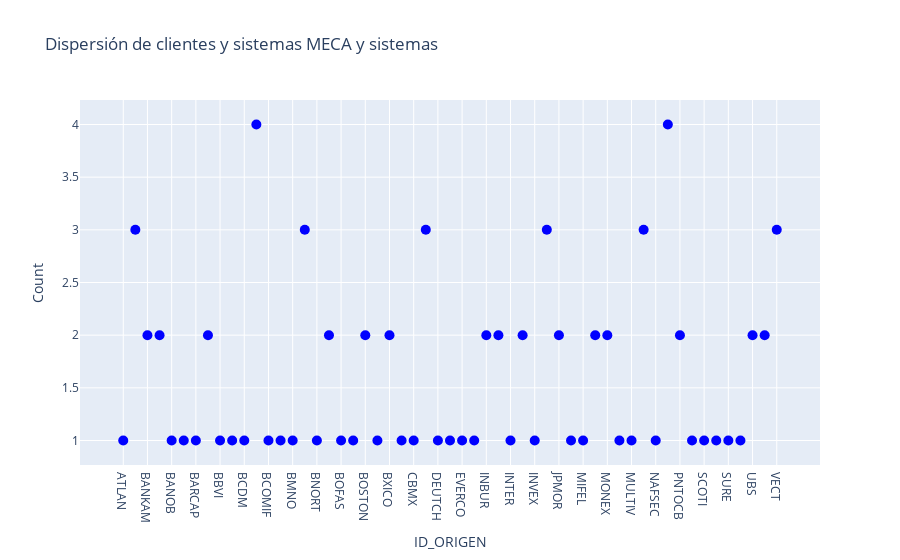

The cell this chart's notebook holds for it:
### Markdown cell above
# MECA VS LOS SISTEMAS TRANSACCIONALES

### Code cell
dfs_comp = [df_soi ,df_sims , df_sirac , df_sipe ,df_tas]
grouped_df_meca, comparacion_meca = clts_repetidos( df_meca, dfs_comp, "NOMBRE_O_RAZON_SOCIAL", 93, "MECA y sistemas")

### Figure 1 — Plotly figure (JSON) as saved in the notebook; plotly's stock layout.template omitted (floating-point values rounded to 4 significant figures)
{"data": [{"hovertemplate": "%{text}", "marker": {"color": "blue", "size": 10}, "mode": "markers", "text": ["BANCO DEL ATLANTICO, S.A. <br>SISTEMAS PRESENTES: SIPE,MECA<br>NUMERO DE CLIENTES: [20, 'ATLAN']  <br>DIRECCIONES: [nan, 'NO SE TIENE REGISTRADA LA INFORMACION']  <br> RFCS: ['XXXXXXXXXXXXX', 'XXXXXXXXXXXX'] ", "BANCO DEL BAJIO <br>SISTEMAS PRESENTES: SIPE,TAS,TAS,MECA<br>NUMERO DE CLIENTES: [209, 1060022, 999899, 'BANJIO']  <br>DIRECCIONES: [nan, nan, nan, 'NO SE TIENE REGISTRADA LA INFORMACION']  <br> RFCS: ['XXXXXXXXXXXXX', 'XXXXXXXXXXXXX', 'BBA940707IE1', 'XXXXXXXXXXXX'] ", "BANK OF AMERICA MEXICO <br>SISTEMAS PRESENTES: SIPE,TAS,MECA<br>NUMERO DE CLIENTES: [339, 1060026, 'BANKAM']  <br>DIRECCIONES: ['PEDREGAL #24, PISO 22, MOLINO DEL REY, MIGUEL HIDALGO, 11040', nan, 'PASEO DE LA REFORMA 116']  <br> RFCS: ['XXXXXXXXXXXXX', 'XXXXXXXXXXXXX', 'XXXXXXXXXXXX'] ", "BANK OF NEW YORK <br>SISTEMAS PRESENTES: SIMS,SIPE,MECA<br>NUMERO DE CLIENTES: ['BKOFNY', 287, 'BANKNY']  <br>DIRECCIONES: [nan, '32 OLD SLIP ROAD NY, NY 10179', 'NO SE TIENE REGISTRADA LA INFORMACION']  <br> RFCS: ['XXXXXXXXXXXXX', 'XXXXXXXXXXXXX', 'XXXXXXXXXXXX'] ", "BANOBRAS <br>SISTEMAS PRESENTES: SIPE,MECA<br>NUMERO DE CLIENTES: [24, 'BANOB']  <br>DIRECCIONES: ['JAVIER BARROS SIERA 515, LOMAS DE SANTA FE, MEXICO', 'NO SE TIENE REGISTRADA LA INFORMACION']  <br> RFCS: ['BNO670315CDO', 'XXXXXXXXXXXX'] ", "BANRURAL <br>SISTEMAS PRESENTES: TAS,MECA<br>NUMERO DE CLIENTES: [1060002, 'BANRU']  <br>DIRECCIONES: [nan, 'NO SE TIENE REGISTRADA LA INFORMACION']  <br> RFCS: ['XXXXXXXXXXXXX', 'XXXXXXXXXXXX'] ", "BARCLAYS CAPITAL CASA DE BOLSA, S.A. DE C.V. <br>SISTEMAS PRESENTES: TAS,MECA<br>NUMERO DE CLIENTES: [1057503, 'BARCAP']  <br>DIRECCIONES: [nan, 'AV. PASEO DE LA REFORMA N° 505, PISO 41, COL. CUAUHTÉMOC, C.P. 06500 MÉXICO, D.F.']  <br> RFCS: ['BCC06031613A', 'BCC6031613A'] ", "CASA DE BOLSA BBVA BANCOMER, S.A. DE C.V. <br>SISTEMAS PRESENTES: TAS,TAS,MECA<br>NUMERO DE CLIENTES: [1057498, 1057505, 'BBVA']  <br>DIRECCIONES: [nan, nan, 'MONTES URALES #424 PISO 3, COLONIA LOMAS DE CHAPULTEPEC C.P. 11000']  <br> RFCS: ['CBB960628D41', 'CBB960628D41', 'CBB960628JY9'] ", "BANCO BILBAO VIZCAYA MEXICO,S.A. <br>SISTEMAS PRESENTES: SIPE,MECA<br>NUMERO DE CLIENTES: [247, 'BBVI']  <br>DIRECCIONES: [nan, 'NO SE TIENE REGISTRADA LA INFORMACION']  <br> RFCS: ['XXXXXXXXXXXXX', 'XXXXXXXXXXXX'] ", "BANCA CREMI,S.A. <br>SISTEMAS PRESENTES: SIPE,MECA<br>NUMERO DE CLIENTES: [77, 'BCDI']  <br>DIRECCIONES: [nan, 'NO SE TIENE REGISTRADA LA INFORMACION']  <br> RFCS: ['XXXXXXXXXXXXX', 'XXXXXXXXXXXX'] ", "BANCO DEL CENTRO,S.A. <br>SISTEMAS PRESENTES: SIPE,MECA<br>NUMERO DE CLIENTES: [21, 'BCDM']  <br>DIRECCIONES: [nan, 'NO SE TIENE REGISTRADA LA INFORMACION']  <br> RFCS: ['XXXXXXXXXXXXX', 'XXXXXXXXXXXX'] ", "BANCO NACIONAL DE COMERCIO EXTERIOR <br>SISTEMAS PRESENTES: SIMS,SIRAC,TAS,TAS,MECA<br>NUMERO DE CLIENTES: ['BCOMXT', 5970070, 1060008, 997861, 'BCOMEX']  <br>DIRECCIONES: [nan, nan, nan, nan, 'NO SE TIENE REGISTRADA LA INFORMACION']  <br> RFCS: ['XXXXXXXXXXXXX', 'BNC8507311M4', 'XXXXXXXXXXXXX', 'BNC8507311M4', 'XXXXXXXXXXXX'] ", "BANCO MIFEL,S.A. <br>SISTEMAS PRESENTES: TAS,MECA<br>NUMERO DE CLIENTES: [1060020, 'BCOMIF']  <br>DIRECCIONES: [nan, 'NO SE TIENE REGISTRADA LA INFORMACION']  <br> RFCS: ['XXXXXXXXXXXXX', 'XXXXXXXXXXXX'] ", "BANK OF MONTREAL CHICAGO <br>SISTEMAS PRESENTES: SIPE,MECA<br>NUMERO DE CLIENTES: [257, 'BKMONT']  <br>DIRECCIONES: [nan, '115 SOUTH LA SALLE STREET 19TH FLOOR W.']  <br> RFCS: ['XXXXXXXXXXXXX', 'XXXXXXXXXXXX'] ", "BANCO MERCANTIL DEL NORTE,SA <br>SISTEMAS PRESENTES: SIPE,MECA<br>NUMERO DE CLIENTES: [22, 'BMNO']  <br>DIRECCIONES: ['ZARAGOZA 920 SUR MONTERREY NUEVO LEON', 'NO SE TIENE REGISTRADA LA INFORMACION']  <br> RFCS: ['XXXXXXXXXXXXX', 'XXX123456XXX'] ", "BANCO NACIONAL DE MEXICO,S.A. <br>SISTEMAS PRESENTES: SIMS,SIMS,TAS,MECA<br>NUMERO DE CLIENTES: ['BANMEX', 'BANAME', 1060005, 'BNMX']  <br>DIRECCIONES: ['INSURGENTES SUR', nan, nan, 'NO SE TIENE REGISTRADA LA INFORMACION']  <br> RFCS: ['XXXXXXXXXXXXX', 'XXXXXXXXXXXXX', 'XXXXXXXXXXXXX', 'XXXXXXXXXXXX'] ", "CASA DE BOLSA BANORTE, S.A. DE C.V <br>SISTEMAS PRESENTES: TAS,MECA<br>NUMERO DE CLIENTES: [1057507, 'BNORT']  <br>DIRECCIONES: [nan, 'P']  <br> RFCS: ['ICB950503QH4', 'XXX123456XXX'] ", "BANK OF AMERICA MEXICO, S.A. <br>SISTEMAS PRESENTES: SIPE,TAS,MECA<br>NUMERO DE CLIENTES: [339, 1060026, 'BOFA']  <br>DIRECCIONES: ['PEDREGAL #24, PISO 22, MOLINO DEL REY, MIGUEL HIDALGO, 11040', nan, 'NO SE TIENE REGISTRADA LA INFORMACION']  <br> RFCS: ['XXXXXXXXXXXXX', 'XXXXXXXXXXXXX', 'XXXXXXXXXXXX'] ", "BANK OF AMERICA SAN FRANCISCO <br>SISTEMAS PRESENTES: SIPE,MECA<br>NUMERO DE CLIENTES: [40, 'BOFAS']  <br>DIRECCIONES: ['GATEWAY 1850 BLVD. CONCORD CALIFORNIA', 'NO SE TIENE REGISTRADA LA INFORMACION']  <br> RFCS: ['XXXXXXXXXXXXX', 'XXXXXXXXXXXX'] ", "BANCO DE ORIENTE <br>SISTEMAS PRESENTES: SIPE,MECA<br>NUMERO DE CLIENTES: [78, 'BORI']  <br>DIRECCIONES: [nan, 'NO SE TIENE REGISTRADA LA INFORMACION']  <br> RFCS: ['XXXXXXXXXXXXX', 'XXXXXXXXXXXX'] ", "BANK OF BOSTON MEXICO <br>SISTEMAS PRESENTES: SIPE,TAS,MECA<br>NUMERO DE CLIENTES: [246, 1060000, 'BOSTON']  <br>DIRECCIONES: [nan, nan, 'NO SE TIENE REGISTRADA LA INFORMACION']  <br> RFCS: ['XXXXXXXXXXXXX', 'XXXXXXXXXXXXX', 'XXXXXXXXXXXX'] ", "BEAR STEARNS CO. INC. <br>SISTEMAS PRESENTES: SIPE,MECA<br>NUMERO DE CLIENTES: [288, 'BSTEAR']  <br>DIRECCIONES: ['383 MADISON AVENUE NY, NY 10179', 'P']  <br> RFCS: ['XXXXXXXXXXXXX', 'XXX123456XXX'] ", "BANCO DE MEXICO <br>SISTEMAS PRESENTES: SIPE,TAS,MECA<br>NUMERO DE CLIENTES: [220, 1040153, 'BXICO']  <br>DIRECCIONES: ['AV. 5 DE MAYO 2 COLONIA CENTRO DELEGACION CUAUHTEMOC.CP06000', nan, 'NO SE TIENE REGISTRADA LA INFORMACION']  <br> RFCS: ['XXXXXXXXXXXXX', 'BNM840515VB2', 'XXXXXXXXXXXX'] ", "CASA DE BOLSA VE POR MAS, S.A. DE C. V. <br>SISTEMAS PRESENTES: TAS,MECA<br>NUMERO DE CLIENTES: [1057504, 'BXMAS']  <br>DIRECCIONES: [nan, 'EMILIO CASTELAR # 75 COL. CHAPULTEPEC CP 11560']  <br> RFCS: ['CBA8701315HB', 'CBA8701315H8'] ", "CITIBANK MEXICO <br>SISTEMAS PRESENTES: SIPE,MECA<br>NUMERO DE CLIENTES: [221, 'CBMX']  <br>DIRECCIONES: ['REFORMA 390 COL. JUAREZ CP 06695 MEXICO, DF', 'NO SE TIENE REGISTRADA LA INFORMACION']  <br> RFCS: ['XXXXXXXXXXXXX', 'XXXXXXXXXXXX'] ", "CITIBANK NEW YORK <br>SISTEMAS PRESENTES: SIMS,SIPE,SIPE,MECA<br>NUMERO DE CLIENTES: ['CITI', 250, 315, 'CITINY']  <br>DIRECCIONES: [nan, nan, nan, 'NO SE TIENE REGISTRADA LA INFORMACION']  <br> RFCS: ['XXXXXXXXXXXXX', 'XXXXXXXXXXXXX', 'XXXXXXXXXXXXX', 'XXXXXXXXXXXX'] ", "DEUTSCHE BANK AG FRANKFURT <br>SISTEMAS PRESENTES: SIPE,MECA<br>NUMERO DE CLIENTES: [312, 'DEUTCH']  <br>DIRECCIONES: [nan, 'FRANKFURT ALEMANIA']  <br> RFCS: ['XXXXXXXXXXXXX', 'XXXXXXXXXXXX'] ", "DRESDNER BANK MEXICO <br>SISTEMAS PRESENTES: SIPE,MECA<br>NUMERO DE CLIENTES: [248, 'DRESBK']  <br>DIRECCIONES: [nan, 'BOSQUE DE ALISOS 47B - PISO 4']  <br> RFCS: ['XXXXXXXXXXXXX', 'XXXXXXXXXXXX'] ", "EVERCORE CASA DE BOLSA, S.A. DE C.V. <br>SISTEMAS PRESENTES: TAS,MECA<br>NUMERO DE CLIENTES: [1057537, 'EVERCO']  <br>DIRECCIONES: [nan, 'MANUEL AVILA CAMACHO 36 - PISO 22, COL. LOMAS DE CHAPULTEPEC, CP 11000, DEL. MIGUEL HIDALGO']  <br> RFCS: ['PCB050107CP2', 'PCB50107CP2'] ", "HSBC CASA DE BOLSA, S.A. DE .C.V. GRUPO FINANCIERO HSBC <br>SISTEMAS PRESENTES: TAS,MECA<br>NUMERO DE CLIENTES: [1057496, 'HSBC']  <br>DIRECCIONES: [nan, 'AV. PASEO DE LA REFORMA N.243 PISO 10 TORRE A COL CUAUHTEMOC DEL CUAUHTEMOC 06500 MEX D.F.']  <br> RFCS: ['HCB950125897', 'HCB950125897'] ", "BANCO INBURSA <br>SISTEMAS PRESENTES: SIMS,TAS,MECA<br>NUMERO DE CLIENTES: ['36957', 969647, 'INBUR']  <br>DIRECCIONES: [nan, nan, 'NO SE TIENE REGISTRADA LA INFORMACION']  <br> RFCS: ['XXXXXXXXXXXXX', 'BII931004P61', 'XXXXXXXXXXXX'] ", "BANCO INDUSTRIAL,S.A. <br>SISTEMAS PRESENTES: SIPE,TAS,MECA<br>NUMERO DE CLIENTES: [104, 1060031, 'INDUS']  <br>DIRECCIONES: [nan, nan, 'NO SE TIENE REGISTRADA LA INFORMACION']  <br> RFCS: ['XXXXXXXXXXXXX', 'XXXXXXXXXXXXX', 'XXXXXXXXXXXX'] ", "INTERACCIONES, CASA DE BOLSA, SA <br>SISTEMAS PRESENTES: TAS,MECA<br>NUMERO DE CLIENTES: [1057512, 'INTER']  <br>DIRECCIONES: [nan, 'PASEO DE LA REFORMA #383 PISO 14 COL. CUAUHTEMOC CP 06500']  <br> RFCS: ['ICB870422BS8', 'ICB8704225X7'] ", "BANCO INTERACCIONES,S.A. <br>SISTEMAS PRESENTES: SIPE,TAS,MECA<br>NUMERO DE CLIENTES: [13, 1060001, 'INTERA']  <br>DIRECCIONES: ['PASEO DE LA REFORMA 383 PISO 14 COL CUAHTEMOC CP 06500', nan, 'NO SE TIENE REGISTRADA LA INFORMACION']  <br> RFCS: ['BIN931011519', 'XXXXXXXXXXXXX', 'XXXXXXXXXXXX'] ", "INVEX, CASA DE BOLSA, S.A. DE C.V <br>SISTEMAS PRESENTES: TAS,MECA<br>NUMERO DE CLIENTES: [929440, 'INVEX']  <br>DIRECCIONES: [nan, 'PENDIENTE']  <br> RFCS: ['ICB911029V38', 'XXX123456XXX'] ", "IXE BANCO, S.A. <br>SISTEMAS PRESENTES: SIPE,TAS,TAS,MECA<br>NUMERO DE CLIENTES: [304, 1060028, 1037284, 'IXE']  <br>DIRECCIONES: ['AV. PAE DE LA REFORMA 505 PISO 47, COLONIA CUAUHTEMOC CP 065', nan, nan, 'JOSE LUIS LAGRANGE 103']  <br> RFCS: ['XXXXXXXXXXXXX', 'XXXXXXXXXXXXX', 'IBA950503GTA', 'XXXXXXXXXXXX'] ", "BANCO JP MORGAN,S.A.(MEXICO) <br>SISTEMAS PRESENTES: SIPE,TAS,MECA<br>NUMERO DE CLIENTES: [327, 987671, 'JPMOR']  <br>DIRECCIONES: ['PASEO DE LAS PALMAS NUM 405 PISO 16 LOMAS DE CHAPULTEPEC', nan, 'NO SE TIENE REGISTRADA LA INFORMACION']  <br> RFCS: ['TME840315KT6', 'BJP950104LJ5', 'XXXXXXXXXXXX'] ", "J.P. MORGAN, CASA DE BOLSA, S.A. DE C.V. <br>SISTEMAS PRESENTES: TAS,MECA<br>NUMERO DE CLIENTES: [1057514, 'JPMORG']  <br>DIRECCIONES: [nan, 'PASEO DE LAS PALMAS 405 PISO 16, LOMAS DE CHAPULTEPEC, CP 11000 DF']  <br> RFCS: ['JPM960506G57', 'JPM960506G57'] ", "BANCO MIFEL, S.A. <br>SISTEMAS PRESENTES: TAS,MECA<br>NUMERO DE CLIENTES: [1060020, 'MIFEL']  <br>DIRECCIONES: [nan, 'ALJANDRO FINKLER']  <br> RFCS: ['XXXXXXXXXXXXX', 'XXXXXXXXXXXX'] ", "MERRILL LYNCH MEXICO, S.A. DE C.V. CASA DE BOLSA <br>SISTEMAS PRESENTES: TAS,TAS,MECA<br>NUMERO DE CLIENTES: [1057516, 1062062, 'MLYNCH']  <br>DIRECCIONES: [nan, nan, 'P']  <br> RFCS: ['MLM950112GG3', 'MLM950112GG3', 'XXX123456XXX'] ", "MONEX CASA DE BOLSA, S.A. DE C.V. <br>SISTEMAS PRESENTES: SIMS,TAS,MECA<br>NUMERO DE CLIENTES: ['MONEXM', 1057517, 'MONEX']  <br>DIRECCIONES: ['AVENIDA PASEO DE LA REFORMA 284 PISO 15', nan, 'INSURGENTES SUR 1886 COL.FLORIDA']  <br> RFCS: ['XXXXXXXXXXXXX', 'MCB860313CD6', 'XXX123456XXX'] ", "BANCO BILBAO VISCAYA S.A. <br>SISTEMAS PRESENTES: TAS,MECA<br>NUMERO DE CLIENTES: [910456, 'MPPX']  <br>DIRECCIONES: [nan, 'NO SE TIENE REGISTRADA LA INFORMACION']  <br> RFCS: ['BBA830831LJ2', 'XXXXXXXXXXXX'] ", "CASA DE BOLSA MULTIVA, S.A. DE C.V. GRUPO FINANCIERO MULTIVA <br>SISTEMAS PRESENTES: TAS,MECA<br>NUMERO DE CLIENTES: [102, 'MULTIV']  <br>DIRECCIONES: [nan, 'NO SE TIENE REGISTRADA LA INFORMACION']  <br> RFCS: ['MCB9809105S1', 'XXX123456XXX'] ", "NACIONAL FINANCIERA, S.N.C. <br>SISTEMAS PRESENTES: SOI,SIMS,TAS,MECA<br>NUMERO DE CLIENTES: [12066, 'NAFIN', 100177, 'NAFIN']  <br>DIRECCIONES: ['INSURGENTES SUR', 'INSURGENTES SUR 1971, GUADALUPE INN', nan, 'INSURGENTES SUR 1971']  <br> RFCS: ['NFI3406305T0', 'XXXXXXXXXXXXX', 'NFI3406305T0', 'NFI3406305TO'] ", "NAFINSA SECURITIES <br>SISTEMAS PRESENTES: SIPE,MECA<br>NUMERO DE CLIENTES: [28, 'NAFSEC']  <br>DIRECCIONES: [nan, 'NO SE TIENE REGISTRADA LA INFORMACION']  <br> RFCS: ['XXXXXXXXXXXXX', 'XXXXXXXXXXXX'] ", "PETROLEOS MEXICANOS <br>SISTEMAS PRESENTES: SIMS,SIRAC,TAS,TAS,MECA<br>NUMERO DE CLIENTES: ['PEMEX', 4092904, 1065306, 1048332, 'PEMEX']  <br>DIRECCIONES: ['MARINA NACIONAL', nan, nan, nan, 'MARINA NACIONAL']  <br> RFCS: ['XXXXXXXXXXXXX', 'PME380607P35', 'PME380607P35', 'PME380607P35', 'XXXXXXXXXXXX'] ", "PUNTO CASA DE BOLSA, S.A. DE C.V <br>SISTEMAS PRESENTES: TAS,TAS,MECA<br>NUMERO DE CLIENTES: [1057500, 1057522, 'PNTOCB']  <br>DIRECCIONES: [nan, nan, 'FERROCARRIL DE RIO FRIO NO. 419 B 16, COLONIA CUCHILLA DE MORAL, MEXICO, D.F., DELEGACION IZTAPALAPA']  <br> RFCS: ['PCB111011816', 'PCB111011816', 'PCB111011816'] ", "BANCO SANTANDER DE NEGOCIOS MEXICO S.A. <br>SISTEMAS PRESENTES: TAS,MECA<br>NUMERO DE CLIENTES: [989141, 'SANTAN']  <br>DIRECCIONES: [nan, '328 82 26']  <br> RFCS: ['BSM941122TE6', 'XXXXXXXXXXXX'] ", "SCOTIA INVERLAT CASA DE BOLSA, S.A. DE C.V. <br>SISTEMAS PRESENTES: TAS,MECA<br>NUMERO DE CLIENTES: [1057518, 'SCOTI']  <br>DIRECCIONES: [nan, 'BOSQUE DE CIRUELOS 120, BOSQUES DE LAS LOMAS C.P. 11700, MEXICO, D.F.']  <br> RFCS: ['SIN941202514', 'XXX123456XXX'] ", "NAFIN SECURITIES <br>SISTEMAS PRESENTES: SIPE,MECA<br>NUMERO DE CLIENTES: [28, 'SECURI']  <br>DIRECCIONES: [nan, 'P']  <br> RFCS: ['XXXXXXXXXXXXX', 'XXX123456XXX'] ", "BANCO DEL SURESTE,S.A. <br>SISTEMAS PRESENTES: TAS,MECA<br>NUMERO DE CLIENTES: [1060025, 'SURE']  <br>DIRECCIONES: [nan, 'NO SE TIENE REGISTRADA LA INFORMACION']  <br> RFCS: ['XXXXXXXXXXXXX', 'XXXXXXXXXXXX'] ", "SWISS BANK CORP.N.Y. <br>SISTEMAS PRESENTES: SOI,MECA<br>NUMERO DE CLIENTES: [10429, 'SWISS']  <br>DIRECCIONES: [nan, 'NO SE TIENE REGISTRADA LA INFORMACION']  <br> RFCS: ['XXXXXXXXXXXXX', 'XXXXXXXXXXXX'] ", "UNION BANK OF SWITZERLAND <br>SISTEMAS PRESENTES: SOI,SIPE,MECA<br>NUMERO DE CLIENTES: [10459, 5, 'UBS']  <br>DIRECCIONES: [nan, '299 PARK AVENUE, NEW YORK, NY 10171-0026', 'NO SE TIENE REGISTRADA LA INFORMACION']  <br> RFCS: ['XXXXXXXXXXXXX', 'XXXXXXXXXXXXX', 'XXXXXXXXXXXX'] ", "VALORES MEXICANOS CASA DE BOLSA, S.A. DE C.V. <br>SISTEMAS PRESENTES: TAS,TAS,MECA<br>NUMERO DE CLIENTES: [1057519, 315, 'VALMEX']  <br>DIRECCIONES: [nan, nan, 'MARIO']  <br> RFCS: ['VMC930101JS6', 'CBC79081421A', 'XXX123456XXX'] ", "VECTOR, CASA DE BOLSA, S.A DECV <br>SISTEMAS PRESENTES: TAS,TAS,TAS,MECA<br>NUMERO DE CLIENTES: [1057520, 1057533, 412, 'VECT']  <br>DIRECCIONES: [nan, nan, nan, 'P']  <br> RFCS: ['VCB870729PH6', 'VCB870729PH6', 'SMB740206001', 'XXX123456XXX'] "], "type": "scatter", "x": ["ATLAN", "BANJIO", "BANKAM", "BANKNY", "BANOB", "BANRU", "BARCAP", "BBVA", "BBVI", "BCDI", "BCDM", "BCOMEX", "BCOMIF", "BKMONT", "BMNO", "BNMX", "BNORT", "BOFA", "BOFAS", "BORI", "BOSTON", "BSTEAR", "BXICO", "BXMAS", "CBMX", "CITINY", "DEUTCH", "DRESBK", "EVERCO", "HSBC", "INBUR", "INDUS", "INTER", "INTERA", "INVEX", "IXE", "JPMOR", "JPMORG", "MIFEL", "MLYNCH", "MONEX", "MPPX", "MULTIV", "NAFIN", "NAFSEC", "PEMEX", "PNTOCB", "SANTAN", "SCOTI", "SECURI", "SURE", "SWISS", "UBS", "VALMEX", "VECT"], "y": [1, 3, 2, 2, 1, 1, 1, 2, 1, 1, 1, 4, 1, 1, 1, 3, 1, 2, 1, 1, 2, 1, 2, 1, 1, 3, 1, 1, 1, 1, 2, 2, 1, 2, 1, 3, 2, 1, 1, 2, 2, 1, 1, 3, 1, 4, 2, 1, 1, 1, 1, 1, 2, 2, 3]}], "layout": {"title": {"text": "Dispersión de clientes y sistemas MECA y sistemas"}, "xaxis": {"title": {"text": "ID_ORIGEN"}}, "yaxis": {"title": {"text": "Count"}}}}
